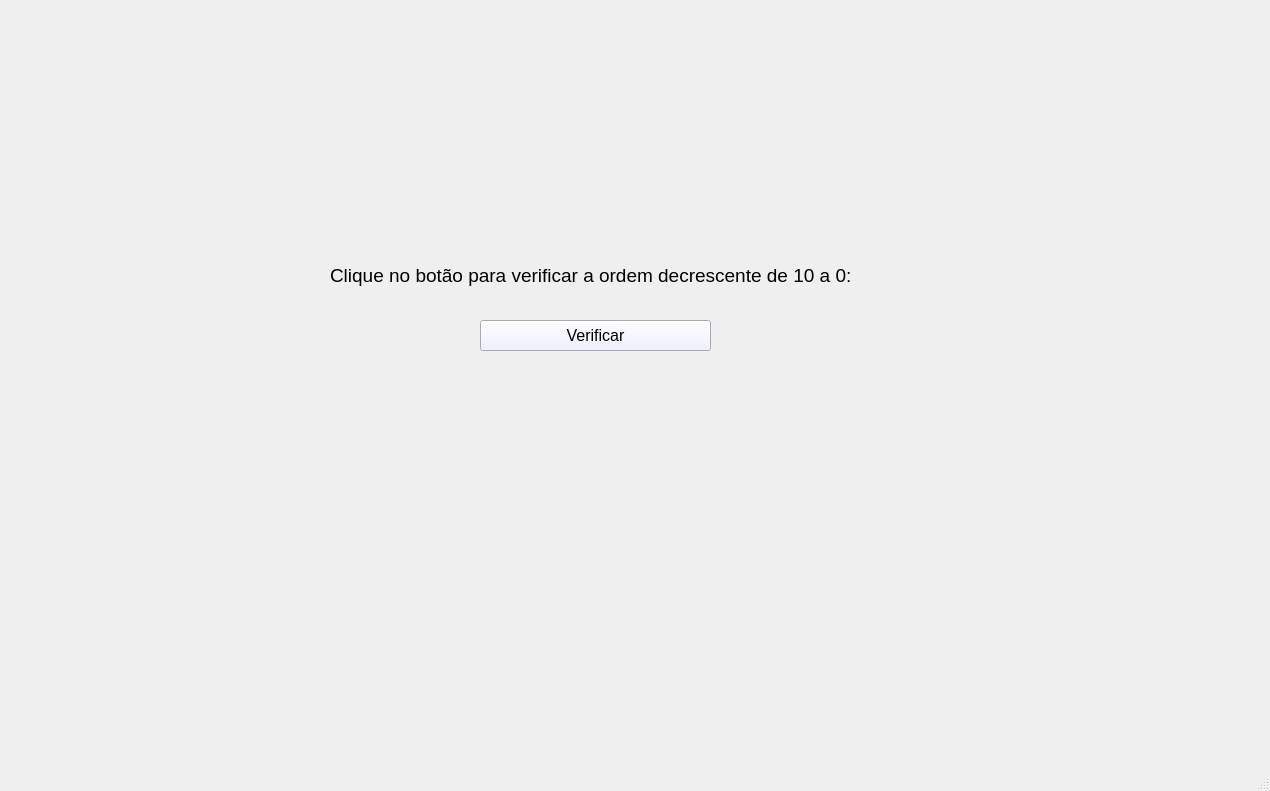
<?xml version="1.0" encoding="UTF-8"?>
<ui version="4.0">
 <class>MainWindow</class>
 <widget class="QMainWindow" name="MainWindow">
  <property name="geometry">
   <rect>
    <x>0</x>
    <y>0</y>
    <width>1270</width>
    <height>791</height>
   </rect>
  </property>
  <property name="windowTitle">
   <string>MainWindow</string>
  </property>
  <widget class="QWidget" name="centralwidget">
   <widget class="QPushButton" name="pushButtonVerificar">
    <property name="geometry">
     <rect>
      <x>480</x>
      <y>320</y>
      <width>231</width>
      <height>31</height>
     </rect>
    </property>
    <property name="font">
     <font>
      <family>Arial</family>
      <pointsize>12</pointsize>
     </font>
    </property>
    <property name="styleSheet">
     <string notr="true">background: #eaedff;</string>
    </property>
    <property name="text">
     <string>Verificar</string>
    </property>
   </widget>
   <widget class="QLabel" name="labelResultado">
    <property name="geometry">
     <rect>
      <x>330</x>
      <y>370</y>
      <width>641</width>
      <height>321</height>
     </rect>
    </property>
    <property name="font">
     <font>
      <family>Arial</family>
      <pointsize>13</pointsize>
     </font>
    </property>
    <property name="text">
     <string/>
    </property>
   </widget>
   <widget class="QLabel" name="labelDescricao">
    <property name="geometry">
     <rect>
      <x>330</x>
      <y>260</y>
      <width>531</width>
      <height>31</height>
     </rect>
    </property>
    <property name="font">
     <font>
      <family>Arial</family>
      <pointsize>14</pointsize>
     </font>
    </property>
    <property name="text">
     <string>Clique no botão para verificar a ordem decrescente de 10 a 0:</string>
    </property>
   </widget>
  </widget>
  <widget class="QMenuBar" name="menubar">
   <property name="geometry">
    <rect>
     <x>0</x>
     <y>0</y>
     <width>1270</width>
     <height>21</height>
    </rect>
   </property>
  </widget>
  <widget class="QStatusBar" name="statusbar"/>
 </widget>
 <resources/>
 <connections/>
</ui>
